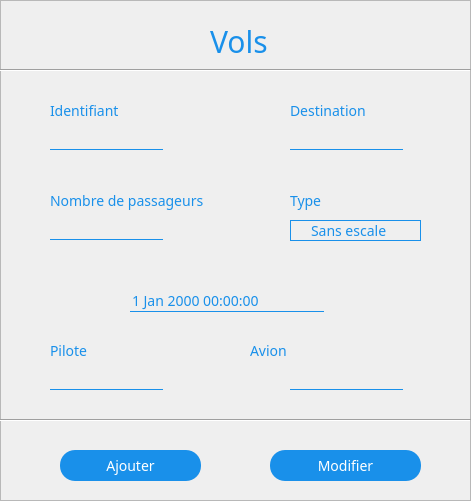
   <widget class="QFrame" name="frame">
    <property name="geometry">
     <rect>
      <x>300</x>
      <y>0</y>
      <width>471</width>
      <height>501</height>
     </rect>
    </property>
    <property name="styleSheet">
     <string notr="true"> *{
font-family:century gothic;
color:#1990ea;
border-color:#1990ea;
font-size:14px;}
	#frame {


font-family:century gothic;
    border: 1px solid #1990ea;
    border-radius: 30px;
border-color: #eaeaea;
    margin-top: 0.5em;
background : white;
}
QFrame[frameShape=&quot;4&quot;],
QFrame[frameShape=&quot;5&quot;]
{
   border: none;
    border-bottom: 1px solid #1990ea;
}
QComboButton{
font-family:century gothic;
background:transparent;
border:none;
color:#1990ea;
border-bottom: 1px solid #1990ea;}
QLabel{
background:transparent;}

QLineEdit
{
font-family:century gothic;
background:transparent;
border:none;
color:#1990ea;
border-bottom: 1px solid #1990ea;
}
QDateTimeEdit
{
font-family:century gothic;
background:transparent;
border:none;
color:#1990ea;
border-bottom: 1px solid #1990ea;
}</string>
    </property>
    <property name="frameShape">
     <enum>QFrame::StyledPanel</enum>
    </property>
    <property name="frameShadow">
     <enum>QFrame::Raised</enum>
    </property>
    <widget class="QLabel" name="label">
     <property name="geometry">
      <rect>
       <x>210</x>
       <y>0</y>
       <width>151</width>
       <height>81</height>
      </rect>
     </property>
     <property name="styleSheet">
      <string notr="true">*{
font: 40pt  'Oswald';font-size:30px;
color: #1990ea;
}</string>
     </property>
     <property name="text">
      <string>Vols</string>
     </property>
    </widget>
    <widget class="Line" name="line_6">
     <property name="geometry">
      <rect>
       <x>0</x>
       <y>60</y>
       <width>471</width>
       <height>20</height>
      </rect>
     </property>
     <property name="palette">
      <palette>
       <active>
        <colorrole role="WindowText">
         <brush brushstyle="SolidPattern">
          <color alpha="255">
           <red>25</red>
           <green>144</green>
           <blue>234</blue>
          </color>
         </brush>
        </colorrole>
        <colorrole role="Text">
         <brush brushstyle="SolidPattern">
          <color alpha="255">
           <red>25</red>
           <green>144</green>
           <blue>234</blue>
          </color>
         </brush>
        </colorrole>
        <colorrole role="ButtonText">
         <brush brushstyle="SolidPattern">
          <color alpha="255">
           <red>25</red>
           <green>144</green>
           <blue>234</blue>
          </color>
         </brush>
        </colorrole>
        <colorrole role="PlaceholderText">
         <brush brushstyle="NoBrush">
          <color alpha="128">
           <red>25</red>
           <green>144</green>
           <blue>234</blue>
          </color>
         </brush>
        </colorrole>
       </active>
       <inactive>
        <colorrole role="WindowText">
         <brush brushstyle="SolidPattern">
          <color alpha="255">
           <red>25</red>
           <green>144</green>
           <blue>234</blue>
          </color>
         </brush>
        </colorrole>
        <colorrole role="Text">
         <brush brushstyle="SolidPattern">
          <color alpha="255">
           <red>25</red>
           <green>144</green>
           <blue>234</blue>
          </color>
         </brush>
        </colorrole>
        <colorrole role="ButtonText">
         <brush brushstyle="SolidPattern">
          <color alpha="255">
           <red>25</red>
           <green>144</green>
           <blue>234</blue>
          </color>
         </brush>
        </colorrole>
        <colorrole role="PlaceholderText">
         <brush brushstyle="NoBrush">
          <color alpha="128">
           <red>25</red>
           <green>144</green>
           <blue>234</blue>
          </color>
         </brush>
        </colorrole>
       </inactive>
       <disabled>
        <colorrole role="WindowText">
         <brush brushstyle="SolidPattern">
          <color alpha="255">
           <red>25</red>
           <green>144</green>
           <blue>234</blue>
          </color>
         </brush>
        </colorrole>
        <colorrole role="Text">
         <brush brushstyle="SolidPattern">
          <color alpha="255">
           <red>25</red>
           <green>144</green>
           <blue>234</blue>
          </color>
         </brush>
        </colorrole>
        <colorrole role="ButtonText">
         <brush brushstyle="SolidPattern">
          <color alpha="255">
           <red>25</red>
           <green>144</green>
           <blue>234</blue>
          </color>
         </brush>
        </colorrole>
        <colorrole role="PlaceholderText">
         <brush brushstyle="NoBrush">
          <color alpha="128">
           <red>25</red>
           <green>144</green>
           <blue>234</blue>
          </color>
         </brush>
        </colorrole>
       </disabled>
      </palette>
     </property>
     <property name="orientation">
      <enum>Qt::Horizontal</enum>
     </property>
    </widget>
    <widget class="QLabel" name="label_2">
     <property name="geometry">
      <rect>
       <x>50</x>
       <y>100</y>
       <width>111</width>
       <height>21</height>
      </rect>
     </property>
     <property name="font">
      <font>
       <family>century gothic</family>
       <pointsize>-1</pointsize>
      </font>
     </property>
     <property name="styleSheet">
      <string notr="true"/>
     </property>
     <property name="text">
      <string>Identifiant</string>
     </property>
    </widget>
    <widget class="QLineEdit" name="lineEdit_destvol">
     <property name="enabled">
      <bool>true</bool>
     </property>
     <property name="geometry">
      <rect>
       <x>290</x>
       <y>130</y>
       <width>113</width>
       <height>20</height>
      </rect>
     </property>
    </widget>
    <widget class="QLabel" name="label_6">
     <property name="geometry">
      <rect>
       <x>290</x>
       <y>100</y>
       <width>111</width>
       <height>21</height>
      </rect>
     </property>
     <property name="font">
      <font>
       <family>century gothic</family>
       <pointsize>-1</pointsize>
      </font>
     </property>
     <property name="styleSheet">
      <string notr="true"/>
     </property>
     <property name="text">
      <string>Destination</string>
     </property>
    </widget>
    <widget class="QLineEdit" name="lineEdit_nbvol">
     <property name="geometry">
      <rect>
       <x>50</x>
       <y>220</y>
       <width>113</width>
       <height>20</height>
      </rect>
     </property>
    </widget>
    <widget class="QLabel" name="label_7">
     <property name="geometry">
      <rect>
       <x>50</x>
       <y>190</y>
       <width>171</width>
       <height>21</height>
      </rect>
     </property>
     <property name="font">
      <font>
       <family>century gothic</family>
       <pointsize>-1</pointsize>
      </font>
     </property>
     <property name="styleSheet">
      <string notr="true"/>
     </property>
     <property name="text">
      <string>Nombre de passageurs</string>
     </property>
    </widget>
    <widget class="QLabel" name="label_8">
     <property name="geometry">
      <rect>
       <x>290</x>
       <y>190</y>
       <width>111</width>
       <height>21</height>
      </rect>
     </property>
     <property name="font">
      <font>
       <family>century gothic</family>
       <pointsize>-1</pointsize>
      </font>
     </property>
     <property name="styleSheet">
      <string notr="true"/>
     </property>
     <property name="text">
      <string>Type</string>
     </property>
    </widget>
    <widget class="Line" name="line_7">
     <property name="geometry">
      <rect>
       <x>0</x>
       <y>410</y>
       <width>471</width>
       <height>20</height>
      </rect>
     </property>
     <property name="palette">
      <palette>
       <active>
        <colorrole role="WindowText">
         <brush brushstyle="SolidPattern">
          <color alpha="255">
           <red>25</red>
           <green>144</green>
           <blue>234</blue>
          </color>
         </brush>
        </colorrole>
        <colorrole role="Text">
         <brush brushstyle="SolidPattern">
          <color alpha="255">
           <red>25</red>
           <green>144</green>
           <blue>234</blue>
          </color>
         </brush>
        </colorrole>
        <colorrole role="ButtonText">
         <brush brushstyle="SolidPattern">
          <color alpha="255">
           <red>25</red>
           <green>144</green>
           <blue>234</blue>
          </color>
         </brush>
        </colorrole>
        <colorrole role="PlaceholderText">
         <brush brushstyle="NoBrush">
          <color alpha="128">
           <red>25</red>
           <green>144</green>
           <blue>234</blue>
          </color>
         </brush>
        </colorrole>
       </active>
       <inactive>
        <colorrole role="WindowText">
         <brush brushstyle="SolidPattern">
          <color alpha="255">
           <red>25</red>
           <green>144</green>
           <blue>234</blue>
          </color>
         </brush>
        </colorrole>
        <colorrole role="Text">
         <brush brushstyle="SolidPattern">
          <color alpha="255">
           <red>25</red>
           <green>144</green>
           <blue>234</blue>
          </color>
         </brush>
        </colorrole>
        <colorrole role="ButtonText">
         <brush brushstyle="SolidPattern">
          <color alpha="255">
           <red>25</red>
           <green>144</green>
           <blue>234</blue>
          </color>
         </brush>
        </colorrole>
        <colorrole role="PlaceholderText">
         <brush brushstyle="NoBrush">
          <color alpha="128">
           <red>25</red>
           <green>144</green>
           <blue>234</blue>
          </color>
         </brush>
        </colorrole>
       </inactive>
       <disabled>
        <colorrole role="WindowText">
         <brush brushstyle="SolidPattern">
          <color alpha="255">
           <red>25</red>
           <green>144</green>
           <blue>234</blue>
          </color>
         </brush>
        </colorrole>
        <colorrole role="Text">
         <brush brushstyle="SolidPattern">
          <color alpha="255">
           <red>25</red>
           <green>144</green>
           <blue>234</blue>
          </color>
         </brush>
        </colorrole>
        <colorrole role="ButtonText">
         <brush brushstyle="SolidPattern">
          <color alpha="255">
           <red>25</red>
           <green>144</green>
           <blue>234</blue>
          </color>
         </brush>
        </colorrole>
        <colorrole role="PlaceholderText">
         <brush brushstyle="NoBrush">
          <color alpha="128">
           <red>25</red>
           <green>144</green>
           <blue>234</blue>
          </color>
         </brush>
        </colorrole>
       </disabled>
      </palette>
     </property>
     <property name="styleSheet">
      <string notr="true">QFrame[frameShape=&quot;4&quot;] /* QFrame::HLine == 0x0004 */
{
    color: red;
}</string>
     </property>
     <property name="frameShadow">
      <enum>QFrame::Sunken</enum>
     </property>
     <property name="orientation">
      <enum>Qt::Horizontal</enum>
     </property>
    </widget>
    <widget class="QPushButton" name="pushButton_ajoutvol">
     <property name="geometry">
      <rect>
       <x>60</x>
       <y>450</y>
       <width>141</width>
       <height>31</height>
      </rect>
     </property>
     <property name="styleSheet">
      <string notr="true">QPushButton{
background: #1990ea;
color: white;
border-radius:15px;}  
QPushButton:hover
{
    border: 1px solid #1990ea;
color:  #1990ea;
border-radius:15px;
background: white;}  </string>
     </property>
     <property name="text">
      <string>Ajouter</string>
     </property>
    </widget>
    <widget class="QPushButton" name="pushButton_modvol">
     <property name="enabled">
      <bool>true</bool>
     </property>
     <property name="geometry">
      <rect>
       <x>270</x>
       <y>450</y>
       <width>151</width>
       <height>31</height>
      </rect>
     </property>
     <property name="styleSheet">
      <string notr="true">QPushButton{
background: #1990ea;
color: white;
border-radius:15px;}  
QPushButton:hover
{
    border: 1px solid #1990ea;
color:  #1990ea;
border-radius:15px;
background: white;}  </string>
     </property>
     <property name="text">
      <string>Modifier</string>
     </property>
    </widget>
    <widget class="QDateTimeEdit" name="dateTimeEdit">
     <property name="geometry">
      <rect>
       <x>130</x>
       <y>290</y>
       <width>194</width>
       <height>22</height>
      </rect>
     </property>
    </widget>
    <widget class="QLineEdit" name="lineEdit_avionvol">
     <property name="geometry">
      <rect>
       <x>290</x>
       <y>370</y>
       <width>113</width>
       <height>20</height>
      </rect>
     </property>
    </widget>
    <widget class="QLabel" name="label_9">
     <property name="geometry">
      <rect>
       <x>50</x>
       <y>340</y>
       <width>171</width>
       <height>21</height>
      </rect>
     </property>
     <property name="font">
      <font>
       <family>century gothic</family>
       <pointsize>-1</pointsize>
      </font>
     </property>
     <property name="styleSheet">
      <string notr="true"/>
     </property>
     <property name="text">
      <string>Pilote</string>
     </property>
    </widget>
    <widget class="QLineEdit" name="lineEdit_pilotevol">
     <property name="geometry">
      <rect>
       <x>50</x>
       <y>370</y>
       <width>113</width>
       <height>20</height>
      </rect>
     </property>
    </widget>
    <widget class="QLabel" name="label_10">
     <property name="geometry">
      <rect>
       <x>250</x>
       <y>340</y>
       <width>111</width>
       <height>21</height>
      </rect>
     </property>
     <property name="font">
      <font>
       <family>century gothic</family>
       <pointsize>-1</pointsize>
      </font>
     </property>
     <property name="styleSheet">
      <string notr="true"/>
     </property>
     <property name="text">
      <string>Avion</string>
     </property>
    </widget>
    <widget class="QComboBox" name="comboBox_typevol">
     <property name="geometry">
      <rect>
       <x>290</x>
       <y>220</y>
       <width>131</width>
       <height>21</height>
      </rect>
     </property>
     <property name="styleSheet">
      <string notr="true">
QComboBox{
border-bottom: 1px solid #1990ea;
background:transparent;
font-family:century gothic;
subcontrol-position: top right;
border: 1px solid #1990ea;
 padding: 1px 0px 1px 20px;
subcontrol-origin: padding;
color:#1990ea;
border-radius:15px;}  
QComboBox:hover
{
    border: 1px solid #1990ea;
color:  #1990ea;
border-radius:15px;
background: white;}  
QComboBox QAbstractItemView
{
    border: 2px solid #1990ea;
    color: #1990ea;
    
}

QComboBox::drop-down
{
     subcontrol-origin: padding;
     subcontrol-position: top right;
     width: 15px;
     color: blue;
     border-left-width: 0px;
     border-left-color: #1990ea;
     border-left-style: solid; /* just a single line */
     border-top-right-radius: 3px; /* same radius as the QComboBox */
     border-bottom-right-radius: 3px;
     padding-left: 10px;
 }</string>
     </property>
     <item>
      <property name="text">
       <string>Sans escale</string>
      </property>
     </item>
     <item>
      <property name="text">
       <string>Avec escale</string>
      </property>
     </item>
    </widget>
    <widget class="QLineEdit" name="lineEdit_idvol">
     <property name="geometry">
      <rect>
       <x>50</x>
       <y>130</y>
       <width>113</width>
       <height>20</height>
      </rect>
     </property>
    </widget>
   </widget>
